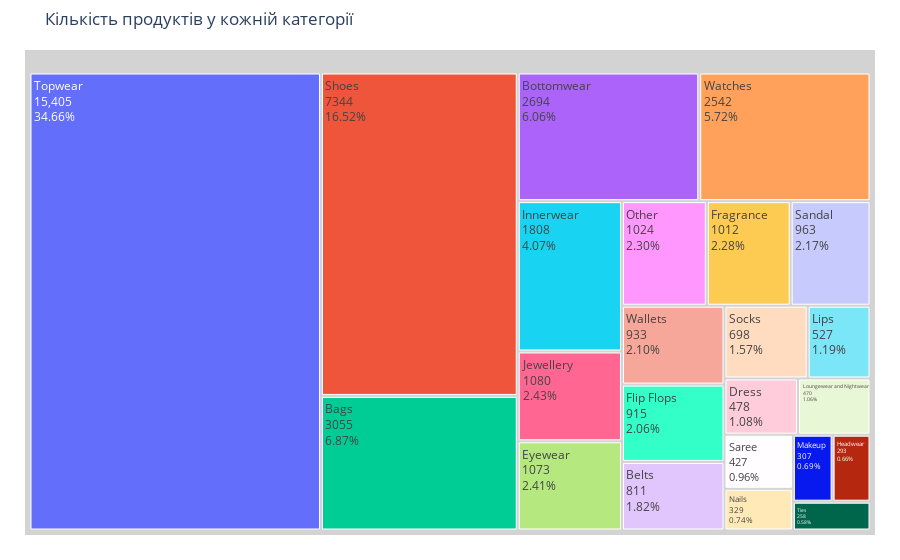

Notebook code cell kept with this figure:
### Markdown cell above
### Візалізація співвідношення категорій у всіх продуктах

### Code cell
category_counts = df2.groupby('subCategory').size().reset_index(name='count')

threshold = 150
category_counts['subCategory'] = category_counts.apply(
    lambda row: row['subCategory'] if row['count'] >= threshold else 'Other', axis=1
)

category_transaction_counts = category_counts.groupby('subCategory').agg({
    'count': 'sum'
}).reset_index()

fig = px.treemap(
    category_counts, 
    path=['subCategory'], 
    values='count',
    title='Кількість продуктів у кожній категорії',
    labels={'count': 'Кількість транзакцій', 'subCategory': 'Категорія продукту'}
)

fig.update_traces(root_color="lightgrey", texttemplate="%{label}<br>%{value}<br>%{percentParent:.2%}")
fig.update_layout(margin=dict(t=50, l=25, r=25, b=25))

fig.show()

### Figure 1 — Plotly figure (JSON) as saved in the notebook; plotly's stock layout.template omitted (floating-point values rounded to 4 significant figures)
{"data": [{"branchvalues": "total", "domain": {"x": [0, 1], "y": [0, 1]}, "hovertemplate": "labels=%{label}<br>Кількість транзакцій=%{value}<br>parent=%{parent}<br>id=%{id}<extra></extra>", "ids": ["Bags", "Belts", "Bottomwear", "Dress", "Eyewear", "Flip Flops", "Fragrance", "Headwear", "Innerwear", "Jewellery", "Lips", "Loungewear and Nightwear", "Makeup", "Nails", "Other", "Sandal", "Saree", "Shoes", "Socks", "Ties", "Topwear", "Wallets", "Watches"], "labels": ["Bags", "Belts", "Bottomwear", "Dress", "Eyewear", "Flip Flops", "Fragrance", "Headwear", "Innerwear", "Jewellery", "Lips", "Loungewear and Nightwear", "Makeup", "Nails", "Other", "Sandal", "Saree", "Shoes", "Socks", "Ties", "Topwear", "Wallets", "Watches"], "name": "", "parents": ["", "", "", "", "", "", "", "", "", "", "", "", "", "", "", "", "", "", "", "", "", "", ""], "root": {"color": "lightgrey"}, "texttemplate": "%{label}<br>%{value}<br>%{percentParent:.2%}", "type": "treemap", "values": [3055, 811, 2694, 478, 1073, 915, 1012, 293, 1808, 1080, 527, 470, 307, 329, 1024, 963, 427, 7344, 698, 258, 15405, 933, 2542]}], "layout": {"legend": {"tracegroupgap": 0}, "margin": {"b": 25, "l": 25, "r": 25, "t": 50}, "title": {"text": "Кількість продуктів у кожній категорії"}}}
